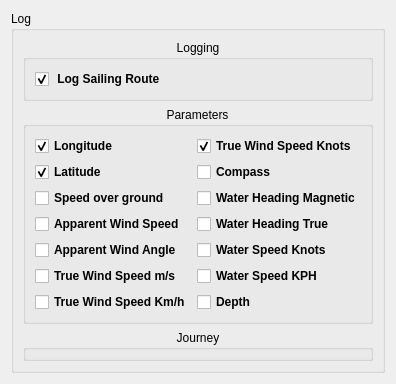
     <widget class="QWidget" name="logTAB">
      <attribute name="title">
       <string>Log</string>
      </attribute>
      <layout class="QVBoxLayout" name="verticalLayout_2">
       <item>
        <widget class="QGroupBox" name="groupBox">
         <property name="font">
          <font/>
         </property>
         <property name="title">
          <string>Log</string>
         </property>
         <layout class="QVBoxLayout" name="verticalLayout_7">
          <item>
           <widget class="QGroupBox" name="groupBox_9">
            <property name="font">
             <font/>
            </property>
            <property name="title">
             <string>Logging</string>
            </property>
            <property name="alignment">
             <set>Qt::AlignHCenter|Qt::AlignTop</set>
            </property>
            <property name="flat">
             <bool>true</bool>
            </property>
            <layout class="QGridLayout" name="gridLayout_6">
             <item row="0" column="0">
              <widget class="QCheckBox" name="LogCheckBox">
               <property name="font">
                <font>
                 <weight>75</weight>
                 <italic>false</italic>
                 <bold>true</bold>
                </font>
               </property>
               <property name="cursor">
                <cursorShape>PointingHandCursor</cursorShape>
               </property>
               <property name="text">
                <string> Log Sailing Route</string>
               </property>
               <property name="checked">
                <bool>true</bool>
               </property>
               <property name="tristate">
                <bool>false</bool>
               </property>
              </widget>
             </item>
            </layout>
           </widget>
          </item>
          <item>
           <widget class="QGroupBox" name="groupBox_10">
            <property name="font">
             <font/>
            </property>
            <property name="title">
             <string>Parameters</string>
            </property>
            <property name="alignment">
             <set>Qt::AlignHCenter|Qt::AlignTop</set>
            </property>
            <property name="flat">
             <bool>true</bool>
            </property>
            <layout class="QGridLayout" name="gridLayout_5">
             <item row="5" column="0">
              <widget class="QCheckBox" name="checkBox_SpeedOverGround">
               <property name="font">
                <font>
                 <weight>75</weight>
                 <italic>false</italic>
                 <bold>true</bold>
                </font>
               </property>
               <property name="text">
                <string>Speed over ground</string>
               </property>
              </widget>
             </item>
             <item row="6" column="0">
              <widget class="QCheckBox" name="checkBox_AppWindSpeed">
               <property name="font">
                <font>
                 <weight>75</weight>
                 <italic>false</italic>
                 <bold>true</bold>
                </font>
               </property>
               <property name="text">
                <string>Apparent Wind Speed</string>
               </property>
              </widget>
             </item>
             <item row="7" column="0">
              <widget class="QCheckBox" name="checkBox_AppWindAngle">
               <property name="font">
                <font>
                 <weight>75</weight>
                 <italic>false</italic>
                 <bold>true</bold>
                </font>
               </property>
               <property name="text">
                <string>Apparent Wind Angle</string>
               </property>
              </widget>
             </item>
             <item row="9" column="0">
              <widget class="QCheckBox" name="checkBox_TWindSpeedM">
               <property name="font">
                <font>
                 <weight>75</weight>
                 <italic>false</italic>
                 <bold>true</bold>
                </font>
               </property>
               <property name="text">
                <string>True Wind Speed m/s</string>
               </property>
              </widget>
             </item>
             <item row="10" column="0">
              <widget class="QCheckBox" name="checkBox_TWindSpeedKm">
               <property name="font">
                <font>
                 <weight>75</weight>
                 <italic>false</italic>
                 <bold>true</bold>
                </font>
               </property>
               <property name="text">
                <string>True Wind Speed Km/h</string>
               </property>
              </widget>
             </item>
             <item row="2" column="1">
              <widget class="QCheckBox" name="checkBox_TWindSpeedK">
               <property name="font">
                <font>
                 <weight>75</weight>
                 <italic>false</italic>
                 <bold>true</bold>
                </font>
               </property>
               <property name="text">
                <string>True Wind Speed Knots</string>
               </property>
               <property name="checked">
                <bool>true</bool>
               </property>
              </widget>
             </item>
             <item row="5" column="1">
              <widget class="QCheckBox" name="checkBox_WaterHeadingM">
               <property name="font">
                <font>
                 <weight>75</weight>
                 <italic>false</italic>
                 <bold>true</bold>
                </font>
               </property>
               <property name="text">
                <string>Water Heading Magnetic</string>
               </property>
              </widget>
             </item>
             <item row="3" column="1">
              <widget class="QCheckBox" name="checkBox_Compass">
               <property name="font">
                <font>
                 <weight>75</weight>
                 <italic>false</italic>
                 <bold>true</bold>
                </font>
               </property>
               <property name="text">
                <string>Compass</string>
               </property>
               <property name="checked">
                <bool>false</bool>
               </property>
              </widget>
             </item>
             <item row="6" column="1">
              <widget class="QCheckBox" name="checkBox_WaterHeadingT">
               <property name="font">
                <font>
                 <weight>75</weight>
                 <italic>false</italic>
                 <bold>true</bold>
                </font>
               </property>
               <property name="text">
                <string>Water Heading True</string>
               </property>
              </widget>
             </item>
             <item row="7" column="1">
              <widget class="QCheckBox" name="checkBox_WaterSpeedKnot">
               <property name="font">
                <font>
                 <weight>75</weight>
                 <italic>false</italic>
                 <bold>true</bold>
                </font>
               </property>
               <property name="text">
                <string>Water Speed Knots</string>
               </property>
              </widget>
             </item>
             <item row="9" column="1">
              <widget class="QCheckBox" name="checkBox_WaterSpeedKPH">
               <property name="font">
                <font>
                 <weight>75</weight>
                 <italic>false</italic>
                 <bold>true</bold>
                </font>
               </property>
               <property name="text">
                <string>Water Speed KPH</string>
               </property>
              </widget>
             </item>
             <item row="10" column="1">
              <widget class="QCheckBox" name="checkBox_Depth">
               <property name="font">
                <font>
                 <weight>75</weight>
                 <italic>false</italic>
                 <bold>true</bold>
                </font>
               </property>
               <property name="text">
                <string>Depth</string>
               </property>
              </widget>
             </item>
             <item row="3" column="0">
              <widget class="QCheckBox" name="checkBox_latitude">
               <property name="font">
                <font>
                 <weight>75</weight>
                 <italic>false</italic>
                 <bold>true</bold>
                </font>
               </property>
               <property name="text">
                <string>Latitude</string>
               </property>
               <property name="checked">
                <bool>true</bool>
               </property>
              </widget>
             </item>
             <item row="2" column="0">
              <widget class="QCheckBox" name="checkBox_longitude">
               <property name="enabled">
                <bool>true</bool>
               </property>
               <property name="font">
                <font>
                 <weight>75</weight>
                 <italic>false</italic>
                 <bold>true</bold>
                </font>
               </property>
               <property name="text">
                <string>Longitude</string>
               </property>
               <property name="checked">
                <bool>true</bool>
               </property>
              </widget>
             </item>
            </layout>
           </widget>
          </item>
          <item>
           <widget class="QGroupBox" name="groupBox_11">
            <property name="font">
             <font/>
            </property>
            <property name="title">
             <string>Journey</string>
            </property>
            <property name="alignment">
             <set>Qt::AlignHCenter|Qt::AlignTop</set>
            </property>
            <property name="flat">
             <bool>true</bool>
            </property>
            <widget class="QComboBox" name="LogcomboBox">
             <property name="geometry">
              <rect>
               <x>0</x>
               <y>70</y>
               <width>321</width>
               <height>31</height>
              </rect>
             </property>
             <property name="font">
              <font/>
             </property>
             <property name="sizeAdjustPolicy">
              <enum>QComboBox::AdjustToMinimumContentsLength</enum>
             </property>
            </widget>
            <widget class="QPushButton" name="LoadpushButton">
             <property name="geometry">
              <rect>
               <x>330</x>
               <y>70</y>
               <width>101</width>
               <height>31</height>
              </rect>
             </property>
             <property name="font">
              <font>
               <weight>75</weight>
               <italic>false</italic>
               <bold>true</bold>
              </font>
             </property>
             <property name="text">
              <string>Load</string>
             </property>
            </widget>
            <widget class="QPushButton" name="ClearpushButton">
             <property name="geometry">
              <rect>
               <x>440</x>
               <y>70</y>
               <width>101</width>
               <height>31</height>
              </rect>
             </property>
             <property name="font">
              <font>
               <weight>75</weight>
               <italic>false</italic>
               <bold>true</bold>
              </font>
             </property>
             <property name="text">
              <string>Clear</string>
             </property>
            </widget>
           </widget>
          </item>
         </layout>
        </widget>
       </item>
      </layout>
     </widget>
